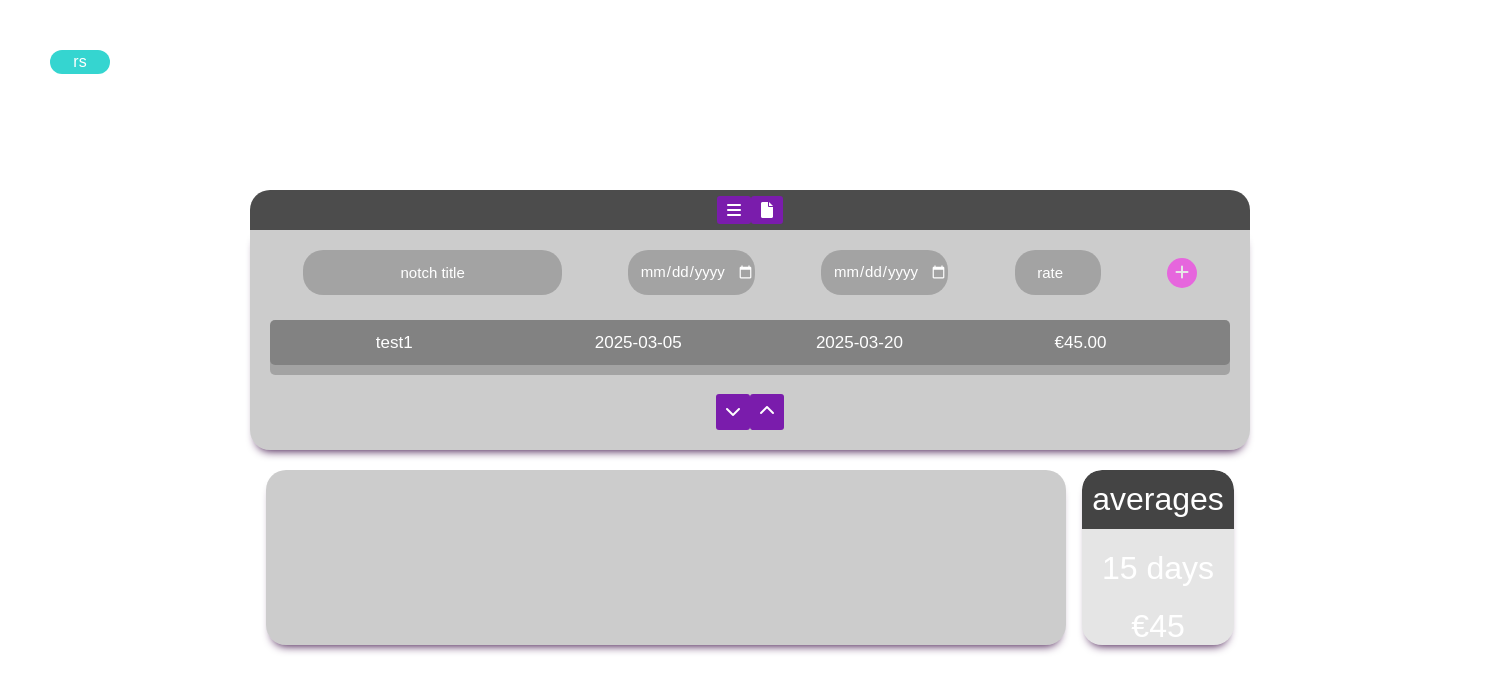
/ (signed in), run on an earlier commit of the app's database.
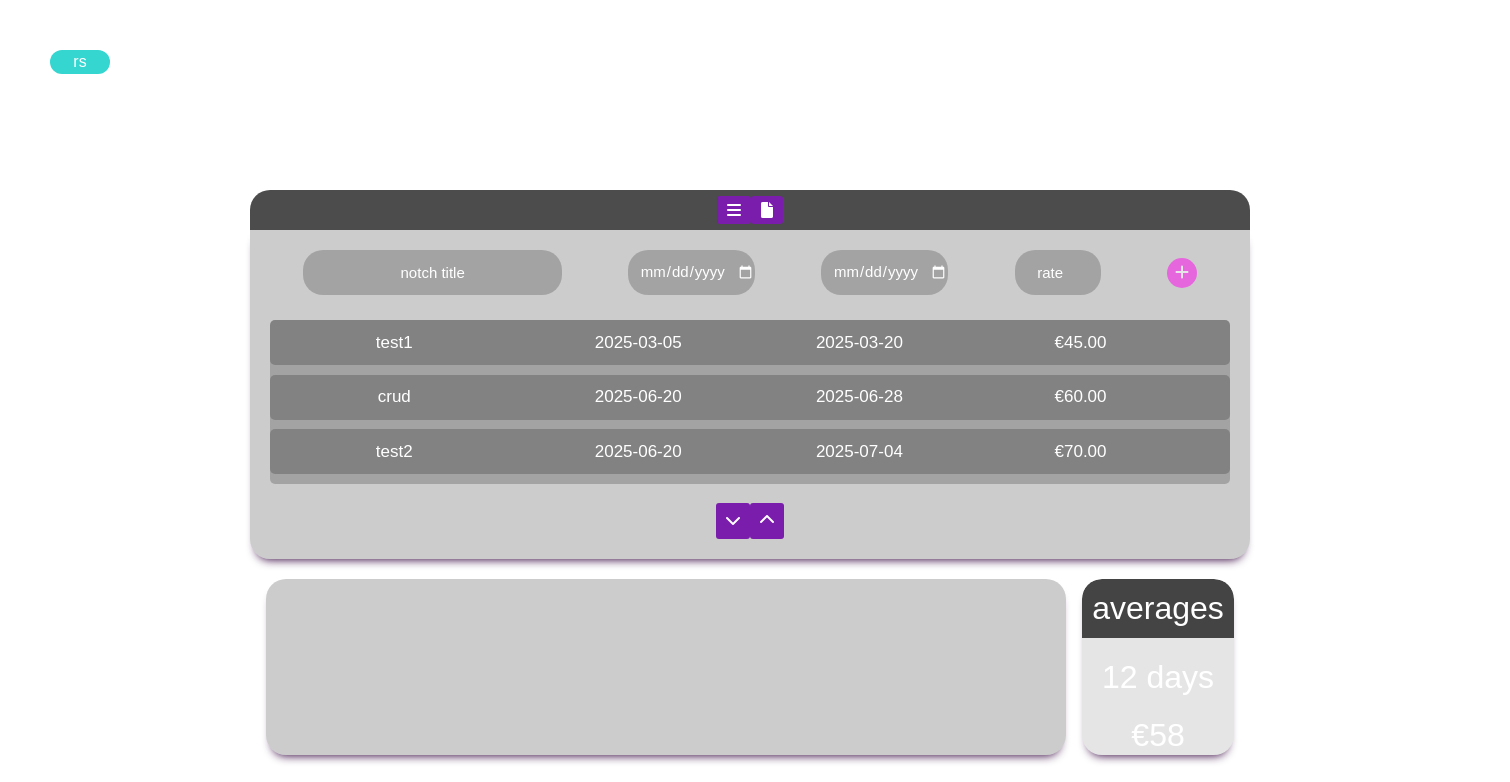
And on a later commit of the database.
### website/models.py (models this page shows)
class Contract(db.Model):
  id = db.Column(db.Integer, primary_key=True)
  job_title = db.Column(db.String(150), nullable=False)
  date_start = db.Column(db.Date, nullable=False)
  date_end = db.Column(db.Date)
  pay_rate = db.Column(db.Numeric(6,2))
  date_added = db.Column(db.DateTime(timezone=True), default=func.now())
  user_id = db.Column(db.Integer, db.ForeignKey('user.id'))
  invoice = db.relationship("Invoice", cascade="all,delete", back_populates="contract", uselist=False)

### website/views.py (the view, shortened to what this page needs)
@views.route("/", methods=["GET", "POST"])
@login_required
def index():
    curr_user = current_user.id
    contract_query = Contract.query.filter(Contract.user_id == curr_user).all()
    start_dates_list = []
    end_dates_list = []
    contract_name_list = []
    rates = []
    for i in contract_query:
        start_dates_list.append(str(i.date_start))
        end_dates_list.append(str(i.date_end))
        contract_name_list.append(str(i.job_title))
        rates.append(int(i.pay_rate))
    graph_data = graph_structure(start_dates_list, contract_name_list)
    int_average_days = average_days(start_dates_list, end_dates_list)
    int_average_pay = average_pay(rates)
    invoiced_contracts = Invoice.get_user_invoiced_contracts(curr_user)
    first_name = current_user.first_name
    first_name_init = list(first_name)[0]
    family_name_init = list(current_user.family_name)[0]
    return render_template(
        "index.html",
        graph_data=graph_data,
        invoiced_contracts=invoiced_contracts,
        contract_query=contract_query,
        user=current_user,
        first_name=first_name,
        first_name_init=first_name_init,
        family_name_init=family_name_init,
        average_days=int_average_days,
        average_pay=int_average_pay,
    )

### website/__init__.py (called while the page is built)
def create_app():
    app = Flask(__name__)
    app.secret_key = 'secretkey'
    app.config['SQLALCHEMY_DATABASE_URI'] = f'sqlite:///{DB_NAME}'  #locating the databse (sqlite, old)
    db.init_app(app)
    from .views import views
    from .auth import auth
    app.register_blueprint(views, url_prefix='/') #leaving the prefix as small as possible
    app.register_blueprint(auth, url_prefix='/')
    from .models import User
    create_database(app)
    login_manager = LoginManager()
    login_manager.login_view = "auth.login"
    login_manager.init_app(app)
    @login_manager.user_loader
    def load_user(id):
        return User.query.get(int(id)) #looks for primary key
    return app

### website/averages.py (called while the page is built)
def average_days(start, end):
        dates = pd.DataFrame({'start':start,'end':end})
        dates['start'] = pd.to_datetime(dates['start'])
        dates['end'] = pd.to_datetime(dates['end'])
        dates['diff'] = dates['end'].dt.date - dates['start'].dt.date
        diff = dates['diff']
        sum = 0
        for d in diff:
            d = d.days
            d = int(d)
            sum = sum + d
        try:
            average_days = int(sum / len(diff))
        except ZeroDivisionError:
            return 0
        return average_days

def average_pay(rates):
    sum_rates = sum(rates)
    try:
      average_pay = int(sum_rates / len(rates))
    except ZeroDivisionError:
        return 0
    return average_pay

### website/chart.py (called while the page is built)
def graph_structure(start_dates_list,contract_name_list):
    graph_list = [{"x": start_dates_list[i], "name": contract_name_list[i]} for i in range(len(start_dates_list))]
    return graph_list

### website/models.py (called while the page is built)
  def get_user_invoiced_contracts(id):
      invoice_contract_ids = db.session.query(Invoice.contract_id).join(Contract).filter(Contract.user_id == id).all()
      invoice_contract_ids = [item for i in invoice_contract_ids for item in i]
      return invoice_contract_ids

### website/templates/index.html (shortened to what this page needs)
{% extends "base.html" %}
{% block main_content %}
<div id="main">
{% endblock %}
{% block content %}
<div id="home">
    <form class="inputField" method="POST">
        <div class="input_group">
            <input style="font-size: 15px" name="job" id="job" type="text" placeholder="notch title">
            <input style="font-size: 15px" name="start" id="start" type="date" placeholder="start">
            <input style="font-size: 15px" name="end" id="end" type="date" placeholder="end">
            <input style="font-size: 15px" name="pay" id="pay" type="number" min="0" step="any" placeholder="rate">
        </div>
        <div class="add_button">
            <button><i type="submit" class="fa fa-plus"></i></button>
        </div>
    </form>
    <div class="tab_div">
        <table id="table">
            {% for contract in contract_query |sort(attribute='date_added') %}
            <tr class="notch_view" onclick="displayNotchViewButtons({{[loop.index0]}})">
                <td class="job_title">{{contract.job_title}}</td>
                <td class="date_start">{{contract.date_start}}</td>
                <td class="date_end">{{contract.date_end}}</td>
                <td class="pay_rate">€{{contract.pay_rate}}</td>
            </tr>
            {% endfor %}
        </table>
    </div>
</div>
<div class="footer">
    <div class="button_div">
        <button class="showbtn" onClick="showContracts()"><i class="fa fa-chevron-down"></i></button>
        <button class="clearbtn" onClick="hideContracts()"><i class="fa fa-chevron-up"></i></button>
    </div>
</div>
{% endblock %}
{% block graph %}
<div class="graph">
</div>
{% endblock %}
{% block avrg %}
<div id="avrg" >
    <div id="average-title" class="div-dark-top">
        <h2>averages</h2>
    </div>
    <div class="day_avrg">
        <h2>{{ average_days }} days</h2>
    </div>
    <div class="pay_avrg">
        <h2>€{{ average_pay }}</h2>
    </div>
</div>
{% endblock %}

### website/templates/base.html (shortened to what this page needs)
<!DOCTYPE html>
<html lang="en-us">
    <head>
        <link rel="stylesheet" href="{{ url_for('static', filename='css/style.css') }}">
        <link rel="stylesheet" href="https://cdn.jsdelivr.net/npm/bootstrap@4.6.1/dist/css/bootstrap.min.css"
>
        <link rel="stylesheet" href="https://cdnjs.cloudflare.com/ajax/libs/font-awesome/6.0.0-beta2/css/all.min.css"
 />
    </head>
    <body id="body" style="background-image:url('../static/images/container_background_noise.jpg'); width: 300px; height: 300px; background-size:cover;background-attachment: fixed;">
    <div id="wrapper">
        <div class="topnav">
            <a href="/" class="icon">{{ first_name_init|lower|trim + family_name_init|lower|trim }}</a>
        </div>
        {% block main_content %}{% endblock %}
        {% block nav %}
        <div id="nav" class="div-dark-top">
            <ul class="dot_list" style="padding: 0;">
                <li><a id="notch" class="fa fa-bars" href="/"></a></li>
                <li><a id="invoices" class="fa fa-file" href="/invoices"></a></li>
            </ul>
        </div>
        {% endblock %}
        <div id="main_container">
            {% block content %}{% endblock %}
        </div>
        <div class="content_2">
            {% block graph %}{% endblock %}
            {% block avrg %}{% endblock %}
        </div>
        </div>
    </body>
</html>

### website/static/css/style.css (style rules this page uses)
* { font-family: "Arial", sans-serif; color: white; font-size: 16px; border: none; overscroll-behavior: none; }
li { list-style-type: none; }
#wrapper { position: relative; width: 1500px; height: 100vh; padding: 50px; }
.topnav { position: fixed; float: left; margin: auto; text-align: center; width: 60px; }
.topnav a { transition: all 0.1s linear; color: #314E70; text-decoration: none; font-size: 1em; display: block; }
.topnav a.icon { border-radius: 50px; margin: auto; background: #35D5D0; position: relative; }
#main { margin: auto; padding-top: 10%; width: 1000px; height: auto; display: flex; flex-wrap: wrap; flex-direction: column; transition: all 1500ms; }
.content_2 { margin-top: 20px; position: relative; width: 1000px; max-height: 300px; display: flex; flex-wrap: wrap; margin-bottom: 20%; justify-content: space-evenly; }
.graph { border-radius: 20px; box-shadow: #3c0e46 0px 7px 10px -6px; background-color: rgba(0, 0, 0, 0.2); backdrop-filter: blur(6px); width: 800px; height: auto; padding: 15px; }
#nav { display: flex; height: 40px; backdrop-filter: blur(6px); }
.dot_list { align-items: center; display: flex; justify-content: center; list-style-type: none; margin: auto; }
.dot_list li a { padding: 6px 10px; border-radius: 3px; background: #7A1CAC; }
#main_container { flex-direction: column; flex-wrap: wrap; justify-content: flex-start; padding: 20px; box-shadow: #3c0e46 0px 7px 10px -6px; background-color: rgba(0, 0, 0, 0.2); backdrop-filter: blur(6px); width: 100%; height: auto; border-bottom-right-radius: 20px; border-bottom-left-radius: 20px; }
.inputField { margin-bottom: 20px; width: 100%; display: flex; height: 45px; flex-wrap: nowrap; justify-content: center; }
#home { margin: auto; width: auto; }
.input_group { display: flex; width: 90%; }
.inputField input { color-scheme: dark; background-color: rgba(0, 0, 0, 0.2); height: 100%; border-radius: 20px; text-align: center; margin: auto; outline: none; }
#pay { width: 10%; }
#job { width: 30%; }
.add_button { margin: auto; text-align: center; }
.inputField button { margin: auto; width: 30px; height: 30px; font-size: 1rem; outline: none; padding: unset; text-align: center; align-items: center; background-color: rgb(255, 0, 238); opacity: 0.5; border-radius: 15px; border-style: solid; border-color: rgba(85, 255, 238, 0); border-width: 3px; position: relative; }
.tab_div { padding-top: 5px; max-height: 300px; width: auto; border-radius: 5px; overflow: auto; margin-bottom: 10px; scrollbar-width: none; }
table { width: 100%; max-width: 1000px; transition: all 0.3s ease; }
table td { width: 20%; height: 45px; outline: none; font-size: 17px; display: flex; align-items: center; justify-content: center; }
td.date_start, td.date_end, td.pay_rate { width: 15%; }
.notch_view { cursor: pointer; background-color: rgba(0, 0, 0, 0.2); display: flex; justify-content: space-around; padding-right: 5%; border-radius: 5px; flex-wrap: nowrap; margin-bottom: 1%; align-items: center; gap: 2%; }
.footer { width: 100%; align-items: center; text-align: center; justify-content: space-between; }
.button_div { align-items: center; display: flex; justify-content: center; list-style-type: none; margin: auto; }
.footer button, #login-sign-up-form button { padding: 6px 10px; border-radius: 3px; outline: none; background: #7A1CAC; }
.div-dark-top { text-align: center; border-top-left-radius: 20px; border-top-right-radius: 20px; background-color: rgba(0, 0, 0, 0.7); }
#avrg { text-align: center; border-radius: 20px; box-shadow: #3c0e46 0px 7px 10px -6px; background-color: rgba(0, 0, 0, 0.1); backdrop-filter: blur(6px); display: flex; flex-direction: column; height: fit-content; overflow: hidden; }
#avrg h2 { margin: auto; font-size: 2em; }
#average-title { margin: auto; text-align: center; padding: 10px; }
.day_avrg, .pay_avrg { padding-top: 20px; display: flex; flex-direction: column; text-align: center; padding-left: 5px; padding-right: 5px; }

What changed in the data, as far as the page shows it:
added Contract: job_title "crud", date_start "2025-06-20", date_end "2025-06-28", pay_rate "60.00"
added Contract: job_title "test2", date_start "2025-06-20", date_end "2025-07-04", pay_rate "70.00"
Also different on the page:
{{ average_days }}: "15" → "12"
{{ average_pay }}: "45" → "58"
